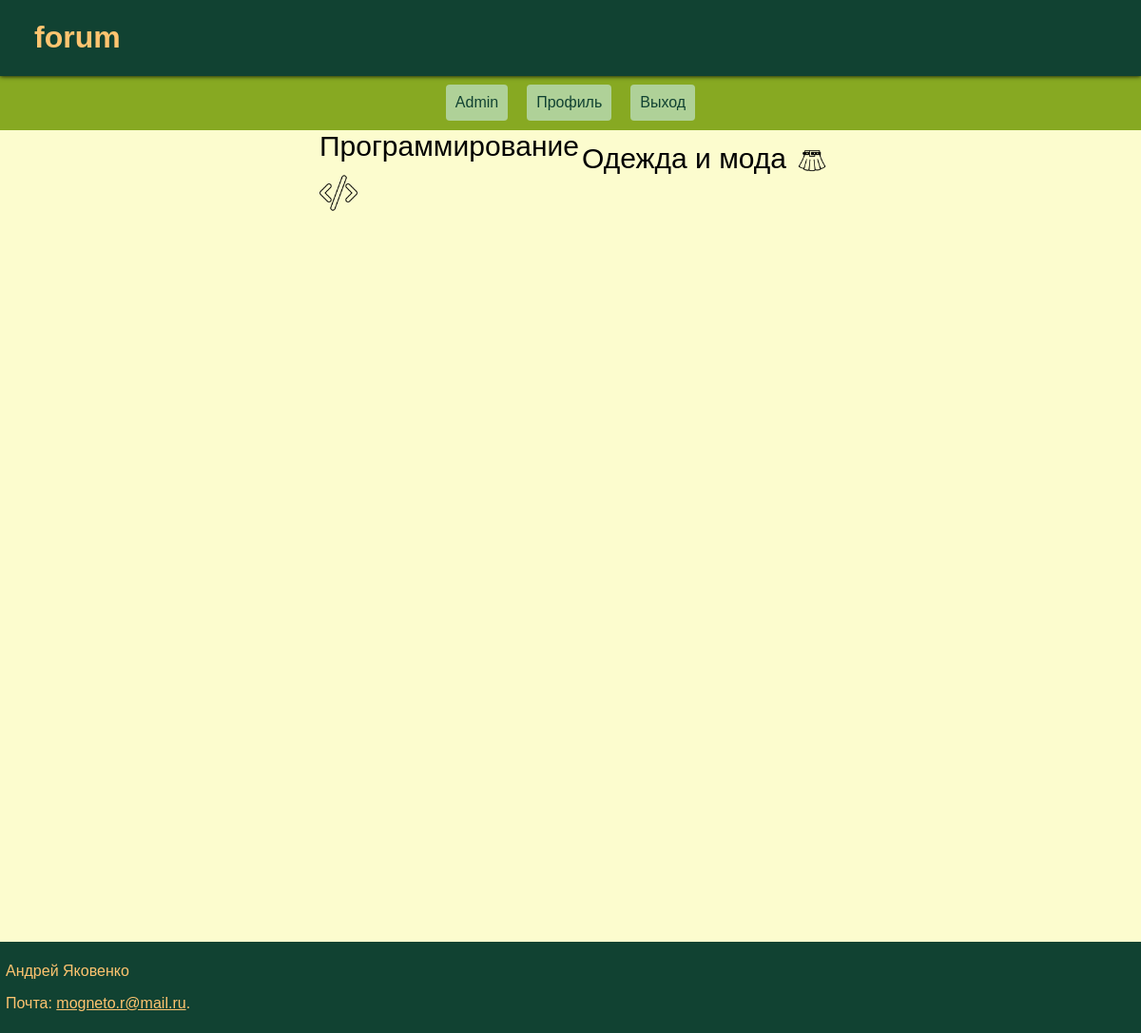
The app's page / (signed in) with its own data.
### forum/models.py (models this page shows, shortened)
class Chapter(models.Model):
    title = models.CharField(max_length=50)
    icon_img = models.ImageField(default=False, upload_to='for_site/')
    discription = models.CharField(max_length=500)

### forum/views.py (the view)
# urls.py: path('', views.main, name='main'),
@login_required(login_url='login')
def main(request):
    topics = Topic.objects.all()
    views = Views.objects.all()
    arr = []
    for topic in topics:
        arr.append(topic)
    for view in views:
        arr.append(view.question)
    counts = {}
    for item in arr:
        if item in counts:
            counts[item] += 1
        else:
            counts[item] = 1
    topics_result = [[key, value] for key, value in counts.items()]
    topics_result = sorted(topics_result, key=lambda x: x[1], reverse=True)
    topics_result = [i[0] for i in topics_result]
    chapters = Chapter.objects.all()
    return render(request, 'card/main.html', {'chapters': chapters})

### forum/templates/card/main.html
{% extends "card/base.html" %}
{% block content %}
    <div class='conteiner'>
        {%for chapter in chapters%}
            <div class='chapter'>
                <a href="{% url 'chapter_detail' pk=chapter.pk %}">{{chapter.title}}</a>
                <img class='chapter_icon' src={{ chapter.icon_img.url }} alt='icon'\>
            </div>
        {% endfor %}
    </div>
{% endblock %}

### forum/static/css/base.css (style rules this page uses)
body { min-height: 100vh; width: 100%; background-color: #fcfcce; margin: 0 auto; display: flex; flex-direction: column; font-family: 'Jost', sans-serif; }
.conteiner { height: 100%; width: 100%; display: flex; flex-wrap: wrap; justify-content: center; }
.chapter { width: 22%; margin-left: 1%; margin-top: 1%; }
.chapter a { font-size: 30px; text-decoration: none; color: black; position: relative; bottom: 12px; margin-right: 1%; }
.chapter_icon { width: 40px; }

### records on screen
Chapter: title "Программирование", icon_img (picture)
Chapter: title "Одежда и мода", icon_img (picture)
